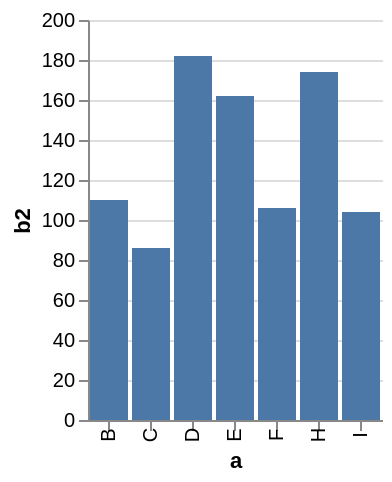

Express this chart as Vega-Lite.
### Vega specification from a JSON file in a GitHub repository (floating-point values rounded to 4 significant figures)
{"$schema": "http://vega.github.io/schema/vega/v3.0.json", "description": "A simple bar chart with embedded data that uses a filter and calculate.", "autosize": "pad", "padding": 5, "encode": {"update": {"fill": {"value": "transparent"}}}, "data": [{"name": "source_0", "values": [{"a": "A", "b": 28}, {"a": "B", "b": 55}, {"a": "C", "b": 43}, {"a": "G", "b": 19}, {"a": "H", "b": 87}, {"a": "I", "b": 52}, {"a": "D", "b": 91}, {"a": "E", "b": 81}, {"a": "F", "b": 53}]}, {"name": "data_0", "source": "source_0", "transform": [{"type": "formula", "expr": "2*datum.b", "as": "b2"}, {"type": "filter", "expr": "datum.b2 > 60"}, {"type": "filter", "expr": "datum[\"b2\"] !== null && !isNaN(datum[\"b2\"])"}]}], "signals": [{"name": "width", "update": "bandspace(domain('x').length, 0.1, 0.05) * 21"}, {"name": "height", "update": "200"}], "marks": [{"name": "marks", "type": "rect", "role": "bar", "from": {"data": "data_0"}, "encode": {"update": {"x": {"scale": "x", "field": "a"}, "width": {"scale": "x", "band": true}, "y": {"scale": "y", "field": "b2"}, "y2": {"scale": "y", "value": 0}, "fill": {"value": "#4c78a8"}}}}], "scales": [{"name": "x", "type": "band", "domain": {"data": "data_0", "field": "a", "sort": true}, "range": {"step": 21}, "round": true, "paddingInner": 0.1, "paddingOuter": 0.05}, {"name": "y", "type": "linear", "domain": {"data": "data_0", "field": "b2"}, "range": [200, 0], "round": true, "nice": true, "zero": true}], "axes": [{"scale": "x", "orient": "bottom", "tickCount": 5, "title": "a", "zindex": 1, "encode": {"labels": {"update": {"angle": {"value": 270}, "baseline": {"value": "middle"}}}}}, {"scale": "y", "format": "s", "orient": "left", "title": "b2", "zindex": 1}, {"scale": "y", "domain": false, "format": "s", "grid": true, "labels": false, "orient": "left", "ticks": false, "zindex": 0, "gridScale": "x"}]}
